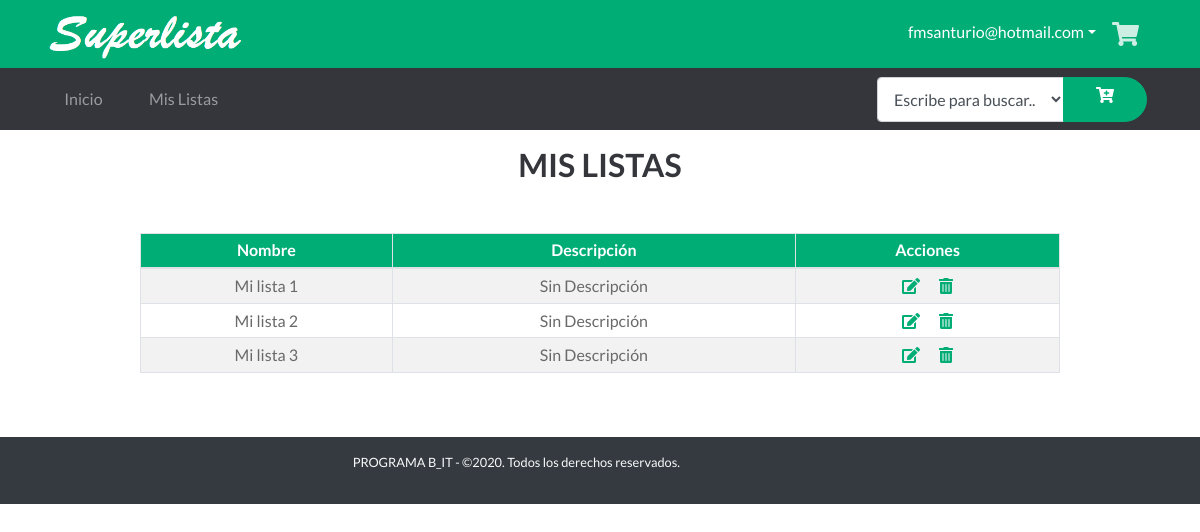
Before: /MisListas (signed in) with the older database file.
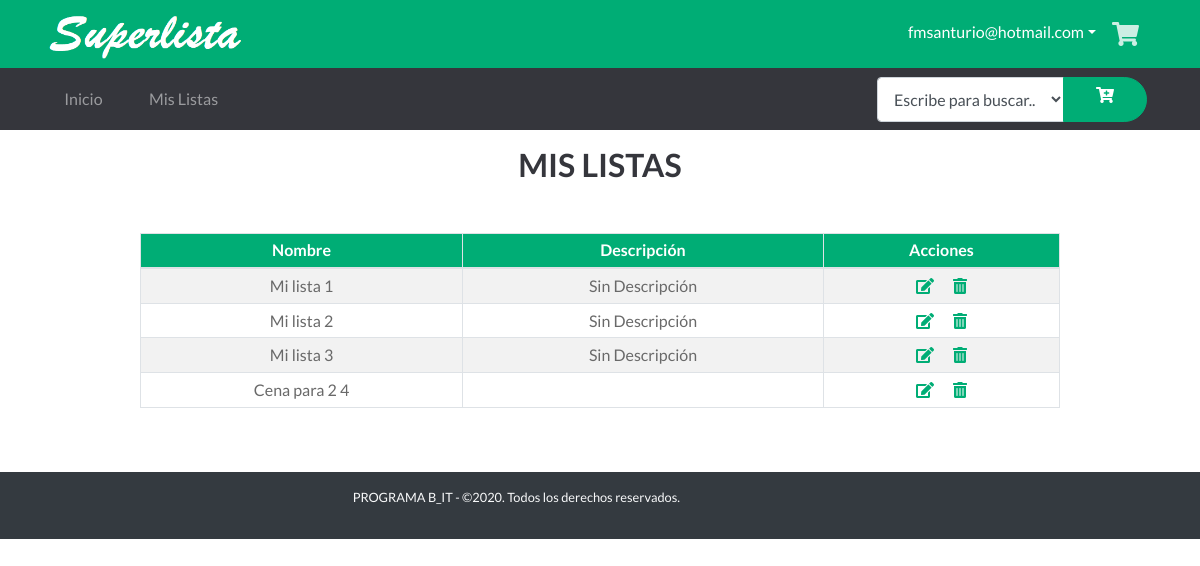
After: the same page with the newer database file.
### tables this page shows
CREATE TABLE "Listas" (
	"Id"	INTEGER NOT NULL PRIMARY KEY AUTOINCREMENT UNIQUE,
	"UsuarioId"	INTEGER NOT NULL,
	"Nombre"	TEXT,
	"Descripcion"	TEXT,
	FOREIGN KEY("UsuarioId") REFERENCES "Usuarios"("Id")
);

### app.py (the view)
@app.route('/MisListas')  # Ruta Mis Listas
def MisListas():
    if 'nombre' in session:
        id = session['id']
        db = get_db()
        cur = db.cursor()
        find_lists = (
            "SELECT Id, Nombre, Descripcion FROM Listas WHERE UsuarioId = ?")
        cur.execute(find_lists, [(id)])
        resultado = [dict(Id=row[0], Nombre=row[1], Descripcion=row[2])
                     for row in cur.fetchall()]
        db.close()
        return render_template('mis_listas.html', listas=resultado)
    else:
        return redirect("/")

### app.py (called while the page is built)
def get_db():
    db = getattr(g, '_database', None)
    if db is None:
        db = g._database = sqlite3.connect('database1.db')
    return db

@app.teardown_appcontext
def close_connection(exception):
    db = getattr(g, '_database', None)
    if db is not None:
        db.close()

### templates/mis_listas.html
{% extends "layout_logged_in.html" %}
{% block content %}
<section id="mislistas">
    <header class="py-3 text-secondary text-center position-relative">
        <h2 class="display-6 font-weight-bold">MIS LISTAS</h2>
    </header>
    <br>
    <div class="container">
        <div class="row justify-content-center">
            <div class="col-sm-10 text-center">
                <table class="table table-bordered table-striped table-sm">
                    <thead class="table bg-primary text-white ">
                      <tr>
                        <th scope="col">Nombre</th>
                        <th scope="col">Descripción</th>
                        <th scope="col">Acciones</th>
                      </tr>
                    </thead>
                    <tbody>
                      {% for lista in listas %}
                        <tr>
                            <td>{{ lista.Nombre }}</td>
                            <td>{{ lista.Descripcion }}</td>
                            <td>
                                <a href="/EditarLista/{{lista.Id}}"><i class="fas fa-edit text-primary fa-1x px-2"></i></a>
                                <a href="/DeleteLista/{{lista.Id}}"><i class="fas fa-trash-alt text-primary fa-1x px-2"></i></a>
                            </td>
                        </tr>
                      {% endfor %}
                    </tbody>
                </table>
            </div>
        </div>
    </div>
</section>
{% endblock %}

Changed rows visible on the page:
added Listas: Nombre "Cena para 2 4"
